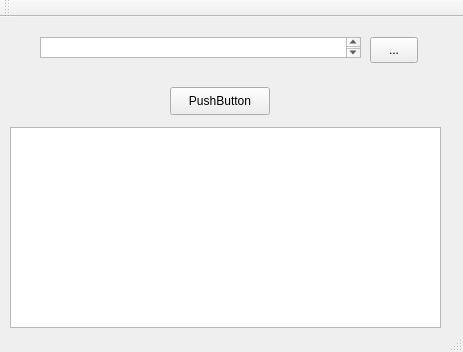
<?xml version="1.0" encoding="UTF-8"?>
<ui version="4.0">
 <class>MainWindow</class>
 <widget class="QMainWindow" name="MainWindow">
  <property name="geometry">
   <rect>
    <x>0</x>
    <y>0</y>
    <width>463</width>
    <height>352</height>
   </rect>
  </property>
  <property name="windowTitle">
   <string>MainWindow</string>
  </property>
  <widget class="QWidget" name="centralWidget">
   <widget class="QTextBrowser" name="textBrowser">
    <property name="geometry">
     <rect>
      <x>10</x>
      <y>110</y>
      <width>431</width>
      <height>201</height>
     </rect>
    </property>
   </widget>
   <widget class="QPushButton" name="pushButton">
    <property name="geometry">
     <rect>
      <x>170</x>
      <y>70</y>
      <width>100</width>
      <height>28</height>
     </rect>
    </property>
    <property name="text">
     <string>PushButton</string>
    </property>
   </widget>
   <widget class="QToolButton" name="toolButton">
    <property name="geometry">
     <rect>
      <x>370</x>
      <y>20</y>
      <width>48</width>
      <height>26</height>
     </rect>
    </property>
    <property name="text">
     <string>...</string>
    </property>
   </widget>
   <widget class="QTextEdit" name="textEdit">
    <property name="geometry">
     <rect>
      <x>40</x>
      <y>20</y>
      <width>321</width>
      <height>21</height>
     </rect>
    </property>
   </widget>
  </widget>
  <widget class="QMenuBar" name="menuBar">
   <property name="geometry">
    <rect>
     <x>0</x>
     <y>0</y>
     <width>463</width>
     <height>22</height>
    </rect>
   </property>
  </widget>
  <widget class="QToolBar" name="mainToolBar">
   <attribute name="toolBarArea">
    <enum>TopToolBarArea</enum>
   </attribute>
   <attribute name="toolBarBreak">
    <bool>false</bool>
   </attribute>
  </widget>
  <widget class="QStatusBar" name="statusBar"/>
 </widget>
 <layoutdefault spacing="6" margin="11"/>
 <resources/>
 <connections/>
</ui>
